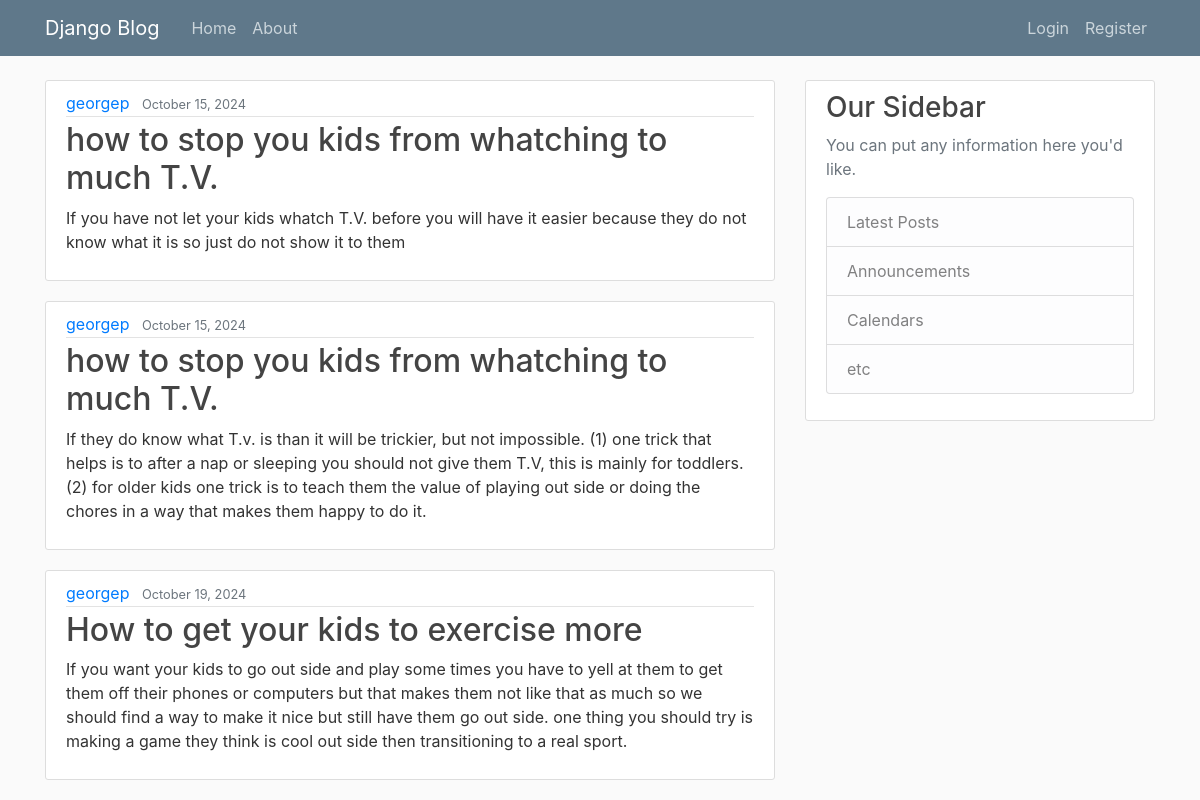
The page / on the database its author committed.
### blog/models.py (models this page shows, shortened)
class Post(models.Model):
    title = models.CharField(max_length=100)
    content = models.TextField()
    date_posted = models.DateTimeField(default=timezone.now)
    author = models.ForeignKey(User, on_delete=models.CASCADE)

### blog/views.py (the view)
# urls.py: path('', views.home, name='blog-home'),
def home(request):
    context = {
        'posts': Post.objects.all
    }
    return render(request, 'blog/home.html', context)

### blog/templates/blog/home.html
{% extends "blog/base.html" %}
{% block content %}
    {% for post in posts %}
        <article class="media content-section">
            <div class="media-body">
            <div class="article-metadata">
                <a class="mr-2" href="#">{{ post.author }}</a>
                <small class="text-muted">{{ post.date_posted|date:"F d, Y" }}</small>
            </div>
            <h2><a class="article-title" href="#">{{ post.title }}</a></h2>
            <p class="article-content">{{ post.content }}</p>
            </div>
        </article>
    {% endfor %}
{% endblock content %}

### blog/static/blog/main.css (style rules this page uses)
body { background: #fafafa; color: #333333; margin-top: 5rem; }
h1, h2, h3, h4, h5, h6 { color: #444444; }
.content-section { background: #ffffff; padding: 10px 20px; border: 1px solid #dddddd; border-radius: 3px; margin-bottom: 20px; }
.article-title { color: #444444; }
.article-content { white-space: pre-line; }
.article-metadata { padding-bottom: 1px; margin-bottom: 4px; border-bottom: 1px solid #e3e3e3 }

### rows shown on the page
Post: author "georgep", date_posted "October 15, 2024", title "how to stop you kids from whatching to much T.V.", content "If you have not let your kids whatch T.V. before you will have it easier because they do not know what it is so just do not show it to them"
Post: author "georgep", date_posted "October 15, 2024", title "how to stop you kids from whatching to much T.V.", content "If they do know what T.v. is than it will be trickier, but not impossible. (1) one trick that helps is to after a nap or sleeping you should not give them T.V, this is mainly for toddlers. (2) for older kids one trick is to teach them the value of playing out side or doing the chores in a way that makes them happy to do it."
Post: author "georgep", date_posted "October 19, 2024", title "How to get your kids to exercise more", content "If you want your kids to go out side and play some times you have to yell at them to get them off their phones or computers but that makes them not like that as much so we should find a way to make it nice but still have them go out side. one thing you should try is making a game they think is cool out side then transitioning to a real sport."
